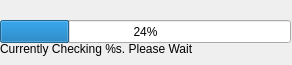
<?xml version="1.0" encoding="UTF-8"?>
<ui version="4.0">
 <class>Dialog</class>
 <widget class="QDialog" name="Dialog">
  <property name="geometry">
   <rect>
    <x>0</x>
    <y>0</y>
    <width>292</width>
    <height>65</height>
   </rect>
  </property>
  <property name="windowTitle">
   <string>Dialog</string>
  </property>
  <widget class="QLabel" name="currentlyprocessingLabel">
   <property name="geometry">
    <rect>
     <x>0</x>
     <y>40</y>
     <width>291</width>
     <height>17</height>
    </rect>
   </property>
   <property name="text">
    <string>Currently Checking %s. Please Wait</string>
   </property>
  </widget>
  <widget class="QProgressBar" name="totalprocessingProgressBar">
   <property name="geometry">
    <rect>
     <x>0</x>
     <y>20</y>
     <width>291</width>
     <height>23</height>
    </rect>
   </property>
   <property name="value">
    <number>24</number>
   </property>
  </widget>
 </widget>
 <resources/>
 <connections/>
</ui>
